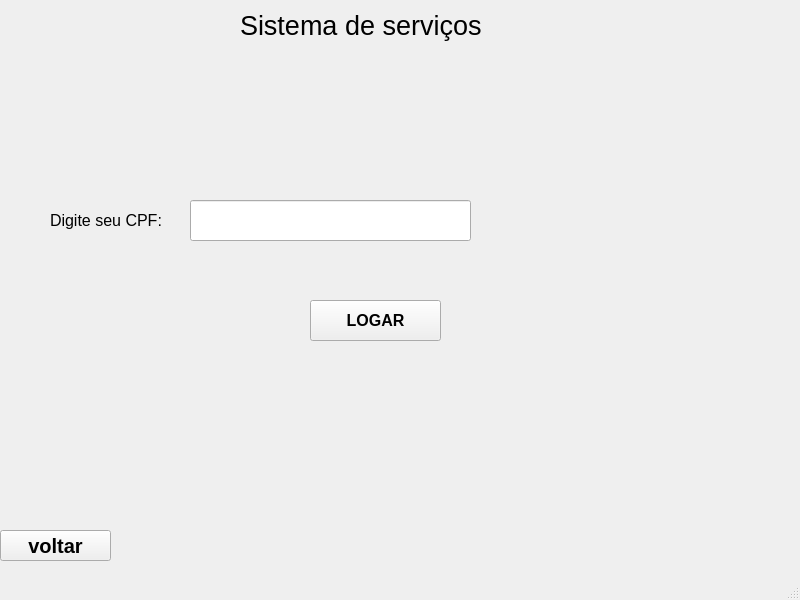
<?xml version="1.0" encoding="UTF-8"?>
<ui version="4.0">
 <class>MainWindow</class>
 <widget class="QMainWindow" name="MainWindow">
  <property name="geometry">
   <rect>
    <x>0</x>
    <y>0</y>
    <width>800</width>
    <height>600</height>
   </rect>
  </property>
  <property name="windowTitle">
   <string>MainWindow</string>
  </property>
  <widget class="QWidget" name="centralwidget">
   <widget class="QLabel" name="label">
    <property name="geometry">
     <rect>
      <x>240</x>
      <y>10</y>
      <width>291</width>
      <height>31</height>
     </rect>
    </property>
    <property name="font">
     <font>
      <pointsize>20</pointsize>
     </font>
    </property>
    <property name="text">
     <string>Sistema de serviços</string>
    </property>
   </widget>
   <widget class="QLineEdit" name="digite_cpf_login">
    <property name="geometry">
     <rect>
      <x>190</x>
      <y>200</y>
      <width>281</width>
      <height>41</height>
     </rect>
    </property>
    <property name="text">
     <string/>
    </property>
   </widget>
   <widget class="QLabel" name="label_2">
    <property name="geometry">
     <rect>
      <x>50</x>
      <y>200</y>
      <width>171</width>
      <height>41</height>
     </rect>
    </property>
    <property name="font">
     <font>
      <pointsize>12</pointsize>
     </font>
    </property>
    <property name="text">
     <string>Digite seu CPF:</string>
    </property>
   </widget>
   <widget class="QPushButton" name="logar_login">
    <property name="geometry">
     <rect>
      <x>310</x>
      <y>300</y>
      <width>131</width>
      <height>41</height>
     </rect>
    </property>
    <property name="font">
     <font>
      <pointsize>12</pointsize>
      <weight>75</weight>
      <bold>true</bold>
     </font>
    </property>
    <property name="text">
     <string>LOGAR</string>
    </property>
   </widget>
   <widget class="QPushButton" name="voltar_login">
    <property name="geometry">
     <rect>
      <x>0</x>
      <y>530</y>
      <width>111</width>
      <height>31</height>
     </rect>
    </property>
    <property name="font">
     <font>
      <pointsize>15</pointsize>
      <weight>75</weight>
      <bold>true</bold>
     </font>
    </property>
    <property name="text">
     <string>voltar</string>
    </property>
   </widget>
  </widget>
  <widget class="QMenuBar" name="menubar">
   <property name="geometry">
    <rect>
     <x>0</x>
     <y>0</y>
     <width>800</width>
     <height>26</height>
    </rect>
   </property>
  </widget>
  <widget class="QStatusBar" name="statusbar"/>
 </widget>
 <resources/>
 <connections/>
</ui>
